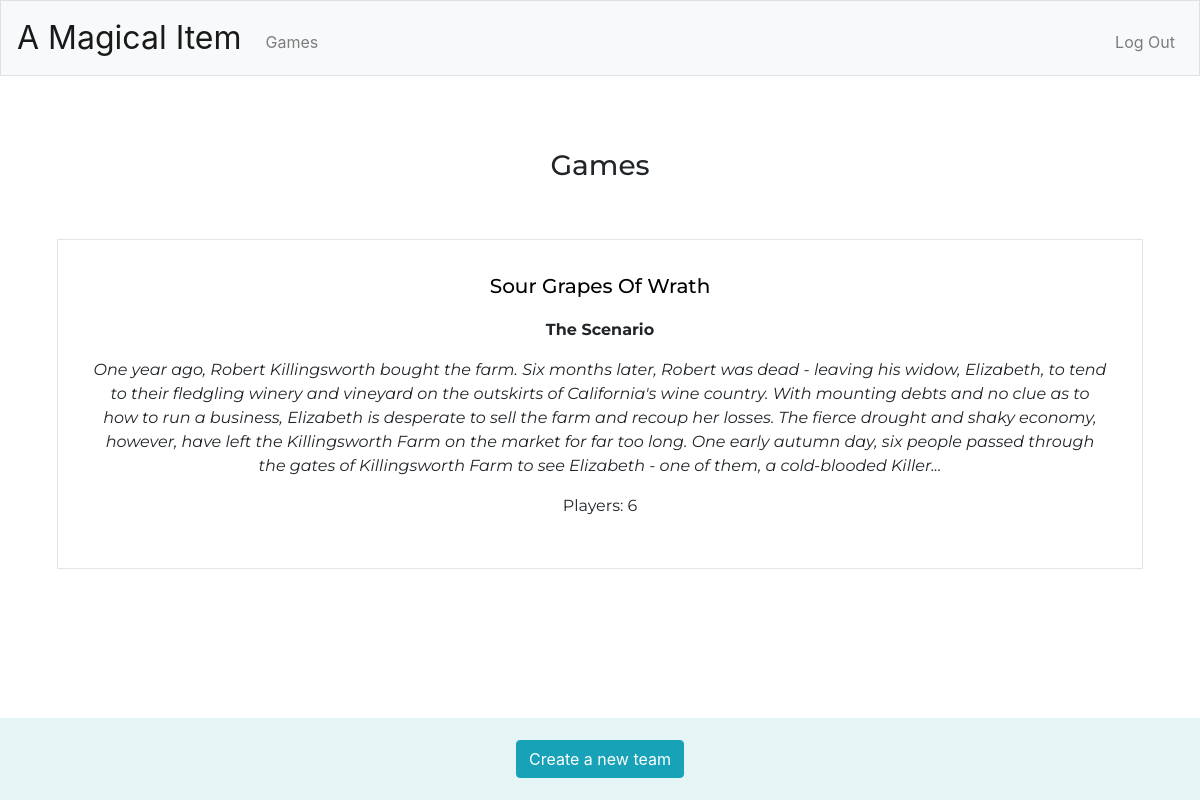
Page /games (signed in) on the committed database.
### tables this page shows
CREATE TABLE 'games' ('id' integer PRIMARY KEY AUTOINCREMENT NOT NULL, 'name' text NOT NULL, 'players'  INTEGER NOT NULL  , 'description'  text NOT NULL  );

### application.py (the view)
@app.route("/games")
def games():
    valid_account = True
    if session.get("user_id") is None:
        valid_account = False
    games = db.execute("SELECT * FROM games")
    return render_template("games.html", games = games, valid_account = valid_account)

### application.py (called while the page is built)
@app.after_request
def after_request(response):
    response.headers["Cache-Control"] = "no-cache, no-store, must-revalidate"
    response.headers["Expires"] = 0
    response.headers["Pragma"] = "no-cache"
    return response

### templates/games.html (shortened to what this page needs)
{% extends "layout.html" %}
{% block main %}
    <h3>Games</h3>
    <div class="grid-container">
        {% for game in games %}
            <div class = "grid-item">
                {% if valid_account %}
                    <a href="/{{ game.name|lower()|replace(' ', '-') }}"><h5>{{ game.name }}</h5></a>
                {% else %}
                    <h5>{{ game.name }}</h5>
                {% endif %}
                <p><b>The Scenario</b></p>
                <p><i>{{ game.description }} </i></p>
                <p>Players: {{ game.players }} </p>
            </div>
        {% endfor %}
    </div>
{% endblock %}
{% block footer %}
    {% if valid_account %}
        <a href="create-a-new-team" class="btn btn-info">Create a new team</a>
    {% endif %}
{% endblock %}

### static/css/styles.css (style rules this page uses)
a { color: black; }
h3 { margin: 5%; }
h5 { margin-bottom: 2%; }
.btn { margin: 2px; }
body { display: flex; flex-direction: column; min-height: 100vh; }
.grid-container { grid-template-columns: 25% 75%; }
.grid-item { background-color: rgb(255,255,255); border: 1px solid rgba(0, 0, 0, 0.1); padding: 3%; margin: 2%; }

### rows in the picture
games: name "Sour Grapes Of Wrath", description "One year ago, Robert Killingsworth bought the farm. Six months later, Robert was dead - leaving his widow, Elizabeth, to tend to their fledgling winery and vineyard on the outskirts of California's wine country. With mounting debts and no clue as to how to run a business, Elizabeth is desperate to sell the farm and recoup her losses. The fierce drought and shaky economy, however, have left the Killingsworth Farm on the market for far too long. One early autumn day, six people passed through the gates of Killingsworth Farm to see Elizabeth - one of them, a cold-blooded Killer...", players "6"
